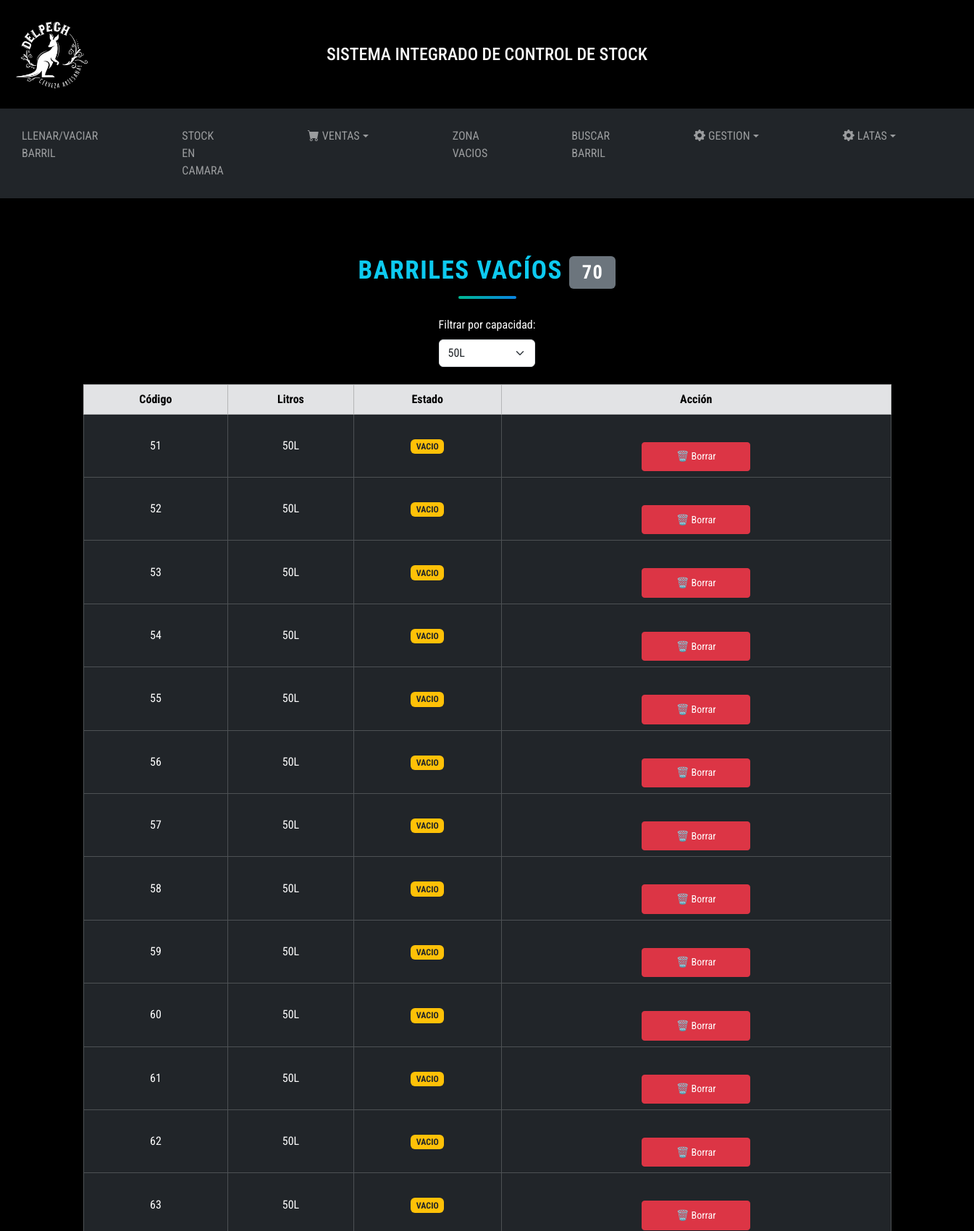
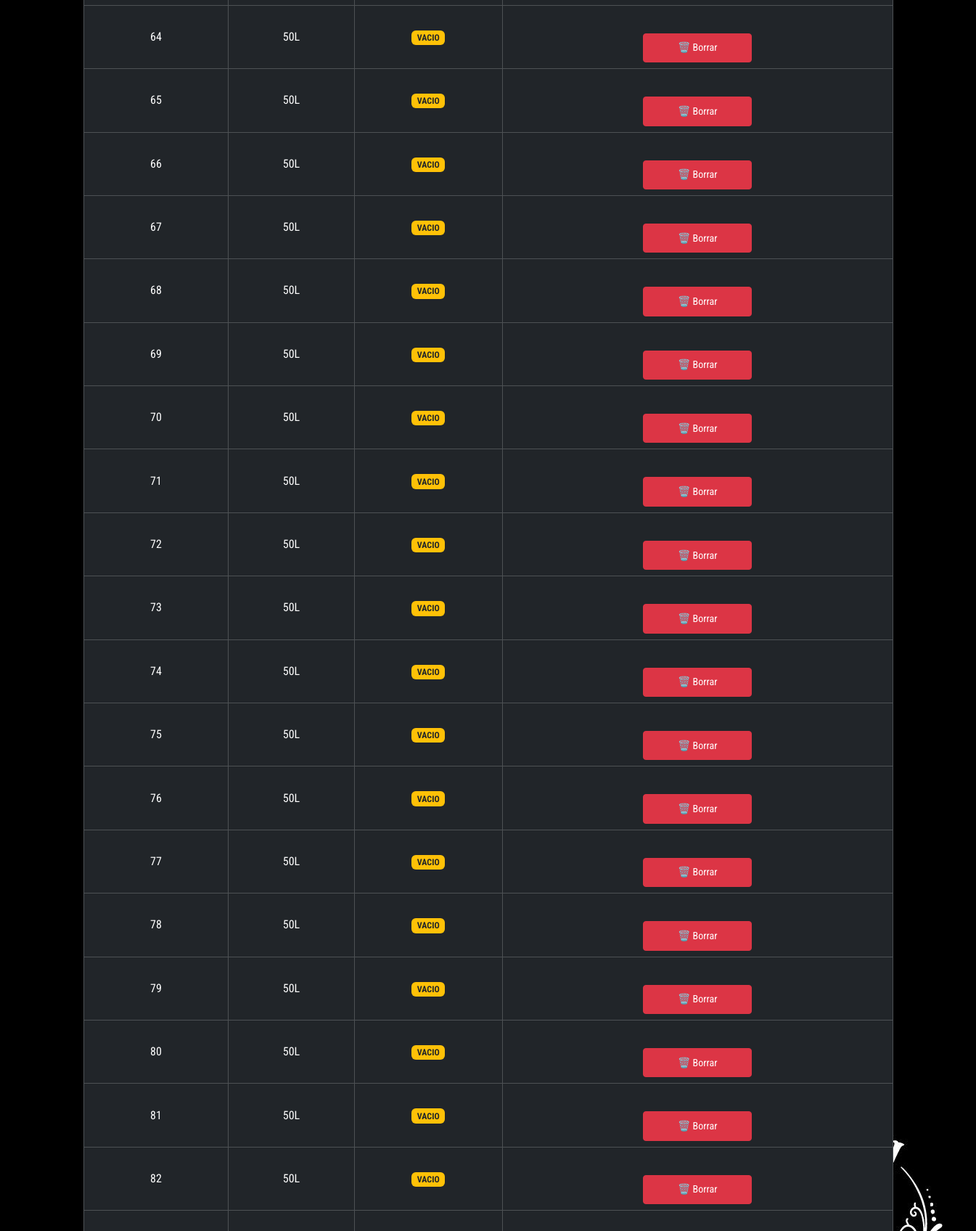
Page /listar_barriles_vacios.php?litros=50 (upper part) on the committed database (2 pictures, top to bottom).
### tables this page shows
CREATE TABLE `barriles` (
  `id_barril` int(11) NOT NULL,
  `codigo` varchar(11) NOT NULL,
  `id_variedad` int(11) NOT NULL,
  `id_lugar` int(11) NOT NULL,
  `litros` enum('20','30','50') NOT NULL,
  `estado` enum('LLENO','VACIO','EN USO','') NOT NULL,
  `fecha_venta` date DEFAULT NULL
);

### models/barril.model.php (called while the page is built, shortened)
<?php
require_once __DIR__ . '/../config/database.php';
class Barril {
    private $db;
    public function __construct() {
        try {
            $database = new Database();
            $this->db = $database->connect();
        } catch (PDOException $e) {
            die("Error de conexión: " . $e->getMessage());
        }
    }
    public function getBarrilesFiltro($estado, $litros = null) {
        $query = "SELECT * FROM barriles WHERE estado = :estado";
        if ($litros) {
            $query .= " AND litros = :litros";
        }
        $query .= " ORDER BY CAST(codigo AS UNSIGNED) ASC";
        $stmt = $this->db->prepare($query);
        $stmt->bindParam(":estado", $estado);
        if ($litros) {
            $stmt->bindParam(":litros", $litros);
        }
        $stmt->execute();
        return $stmt->fetchAll(PDO::FETCH_OBJ);
    }
}
?>

### config/database.php (called while the page is built, shortened)
<?php
class Database {
    private $host = "localhost";
    private $dbname = "delpechcerveceria";
    private $username = "root";
    private $password = "";
    public function connect() {
        $this->db = null;
        try {
            $this->db = new PDO("mysql:host=" . $this->host . ";dbname=" . $this->dbname, $this->username, $this->password);
            $this->db->setAttribute(PDO::ATTR_ERRMODE, PDO::ERRMODE_EXCEPTION);
        } catch (PDOException $e) {
            echo "Error de conexión: " . $e->getMessage();
        }
        return $this->db;
    }
}
?>

### models/lugar.model.php (called while the page is built, shortened)
<?php
    require_once __DIR__ . '/../config/database.php';
class lugarModel {
    public function __construct() {
        $database = new Database();
    }
}

### controllers/barril.controller.php (called while the page is built, shortened)
<?php
require_once __DIR__ . '/../models/barril.model.php';
require_once __DIR__ . '/../models/lugar.model.php';
class BarrilController {
    private $barrilModel;
    public function __construct() {
        $this->barrilModel = new Barril();
    }
    public function getBarrilesVacios($estado, $litros = null){
        return $this->barrilModel->getBarrilesFiltro($estado, $litros);
    }
}

### listar_barriles_vacios.php (the view, shortened to what this page needs)
<?php
require_once __DIR__ . '/controllers/barril.controller.php';
$controller = new BarrilController();
$litrosFiltro = isset($_GET['litros']) ? $_GET['litros'] : null;
$barrilesVacios = $controller->getBarrilesVacios('VACIO', $litrosFiltro);
$totalBarriles = count($barrilesVacios);
?>
<!DOCTYPE html>
<html lang="es">
<head>
<link href="https://cdn.jsdelivr.net/npm/bootstrap@5.3.3/dist/css/bootstrap.min.css" rel="stylesheet">
<link href="https://cdn.jsdelivr.net/npm/bootstrap-icons/font/bootstrap-icons.css" rel="stylesheet">
<link rel="stylesheet" href="styles.css">
</head>
<body class="text-white section-fondo">
<?php include './views/header.php'; ?>
<?php include './views/nav.php'; ?>
<section class="py-5">
    <div class="container">
        <h2 class="text-center text-info mb-4 venta">Barriles Vacíos <span class="badge bg-secondary"><?= $totalBarriles ?></span></h2>
        <form method="GET" class="row g-3 mb-4 justify-content-center">
            <div class="col-auto">
                <label for="litros" class="form-label">Filtrar por capacidad:</label>
                <select name="litros" id="litros" class="form-select" onchange="this.form.submit()">
                    <option value="50" <?= ($litrosFiltro == "50") ? "selected" : "" ?>>50L</option>
                </select>
            </div>
        </form>
        <?php if (!empty($barrilesVacios)): ?>
        <table class="table table-dark table-hover table-bordered text-center align-middle">
            <thead class="table-secondary text-dark">
                <tr>
                    <th>Código</th>
                    <th>Litros</th>
                    <th>Estado</th>
                    <th>Acción</th>
                </tr>
            </thead>
            <tbody>
                <?php foreach ($barrilesVacios as $barril): ?>
                <tr>
                    <td><?= htmlspecialchars($barril->codigo) ?></td>
                    <td><?= $barril->litros ?>L</td>
                    <td>
                        <span class="badge <?= strtolower($barril->estado) === 'lleno' ? 'bg-success' : 'bg-warning text-dark' ?>">
                            <?= htmlspecialchars($barril->estado) ?>
                        </span>
                    </td>
                    <td>
                        <form action="eliminar.php" method="POST" onsubmit="return confirm('¿Seguro que quieres eliminar este barril?');">
                            <button type="submit" class="btn btn-danger btn-sm">🗑️ Borrar</button>
                        </form>
                    </td>
                </tr>
                <?php endforeach; ?>
            </tbody>
        </table>
        <?php else: ?>
            <div class="alert alert-warning text-center mt-4">
                No hay barriles vacíos registrados para esta capacidad.
            </div>
        <?php endif; ?>
    </div>
</section>
</body>
</html>

### styles.css (style rules this page uses)
* { margin:0; padding: 0; box-sizing: border-box; }
body { background-color: #000000; font-family: "Roboto Condensed", sans-serif; height: 100%; }
.section-fondo { background-image: url('./img/logo.jpg'); background-repeat: no-repeat; background-position: center right; background-size: auto; background-attachment: fixed; background-color: #000000; }
.btn { width: 150px; height: 150px; }
.venta { text-align: center; font-size: 2.2rem; color: #2c3e50; margin-top: 30px; margin-bottom: 25px; position: relative; font-weight: bold; text-transform: uppercase; letter-spacing: 1.5px; }
.venta::after { content: ''; display: block; width: 80px; height: 4px; background: linear-gradient(90deg, #00b894, #0984e3); margin: 10px auto 0; border-radius: 2px; }
.btn-sm { height: calc(2.4rem + 2px); padding: 0.25rem 0.75rem; margin-top: 30px; }

### rows in the picture
barriles: codigo "51", litros "50", estado "VACIO"
barriles: codigo "52", litros "50", estado "VACIO"
barriles: codigo "53", litros "50", estado "VACIO"
barriles: codigo "54", litros "50", estado "VACIO"
barriles: codigo "55", litros "50", estado "VACIO"
barriles: codigo "56", litros "50", estado "VACIO"
barriles: codigo "57", litros "50", estado "VACIO"
barriles: codigo "58", litros "50", estado "VACIO"
barriles: codigo "59", litros "50", estado "VACIO"
barriles: codigo "60", litros "50", estado "VACIO"
barriles: codigo "61", litros "50", estado "VACIO"
barriles: codigo "62", litros "50", estado "VACIO"
barriles: codigo "63", litros "50", estado "VACIO"
barriles: codigo "64", litros "50", estado "VACIO"
barriles: codigo "65", litros "50", estado "VACIO"
barriles: codigo "66", litros "50", estado "VACIO"
barriles: codigo "67", litros "50", estado "VACIO"
barriles: codigo "68", litros "50", estado "VACIO"
barriles: codigo "69", litros "50", estado "VACIO"
barriles: codigo "70", litros "50", estado "VACIO"
barriles: codigo "71", litros "50", estado "VACIO"
barriles: codigo "72", litros "50", estado "VACIO"
barriles: codigo "73", litros "50", estado "VACIO"
barriles: codigo "74", litros "50", estado "VACIO"
barriles: codigo "75", litros "50", estado "VACIO"
barriles: codigo "76", litros "50", estado "VACIO"
barriles: codigo "77", litros "50", estado "VACIO"
barriles: codigo "78", litros "50", estado "VACIO"
barriles: codigo "79", litros "50", estado "VACIO"
barriles: codigo "80", litros "50", estado "VACIO"
barriles: codigo "81", litros "50", estado "VACIO"
barriles: codigo "82", litros "50", estado "VACIO"

### other values in the picture
$totalBarriles "70"
